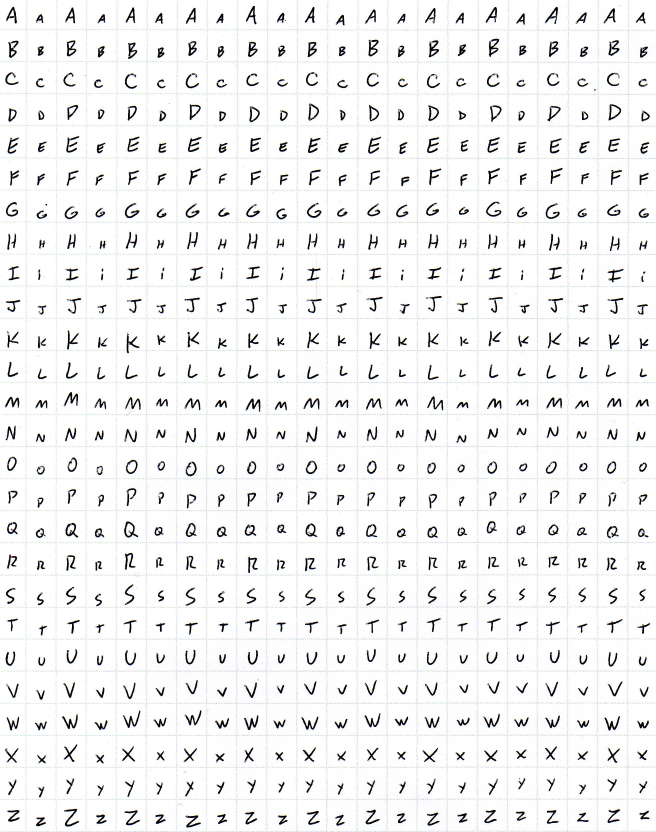
#> input picture caracteres.jpg, 1967 x 2496 px (shown at 1/3 size)
$ jupyter execute --allow-errors 'Projeto PDI - Marcelo Pena.ipynb'
#> lines starting #> are read from the running program, lines starting #| are printed output that depends on the picture; after the words box and inside, x2 and y2 are one past the last pixel; in counts of white or black regions, pixels touching at a corner belong together
## PROJETO DE PROCESSAMENTO DIGITAL DE IMAGENS

### Estudante: Marcelo de Souza Pena - RA: 11039314
### Professor: Francisco Zampirolli

Reconhecimento de caracteres utilizando processamento de imagens digitais e aprendizado de máquina com a biblioteca cv2.

[cell 1]
import cv2
import matplotlib.pyplot as plt
import numpy as np

[cell 2]
def showfig(image, ucmap):
    imgplot=plt.imshow(image, ucmap)

[cell 3]
img = cv2.imread("caracteres.jpg")
#> img is the input picture: shape (2496, 1967, 3); mean B, G, R 241.8, 241.6, 241.3
print(img.shape)
#| (2496, 1967, 3)
plt.figure(figsize = (10,10))
showfig(img, "gray")

[cell 4]
gray = cv2.cvtColor(src = img, code = cv2.COLOR_BGR2GRAY)
blur = cv2.GaussianBlur(src = gray, ksize = (5,5), sigmaX = 0)
plt.figure(figsize = (10,10))
showfig(blur, "gray")

[cell 5]
ret,th = cv2.threshold(blur,0,255,cv2.THRESH_BINARY+cv2.THRESH_OTSU)
#> th: shape (2496, 1967); 95.1% white; 619 black regions (13 under 20 px), largest, box (x1, y1, x2, y2) and area: (1466, 116, 1497, 170) 789, (1105, 119, 1136, 169) 789, (1286, 121, 1317, 172) 781
#> ret = 156
th = 255 - th
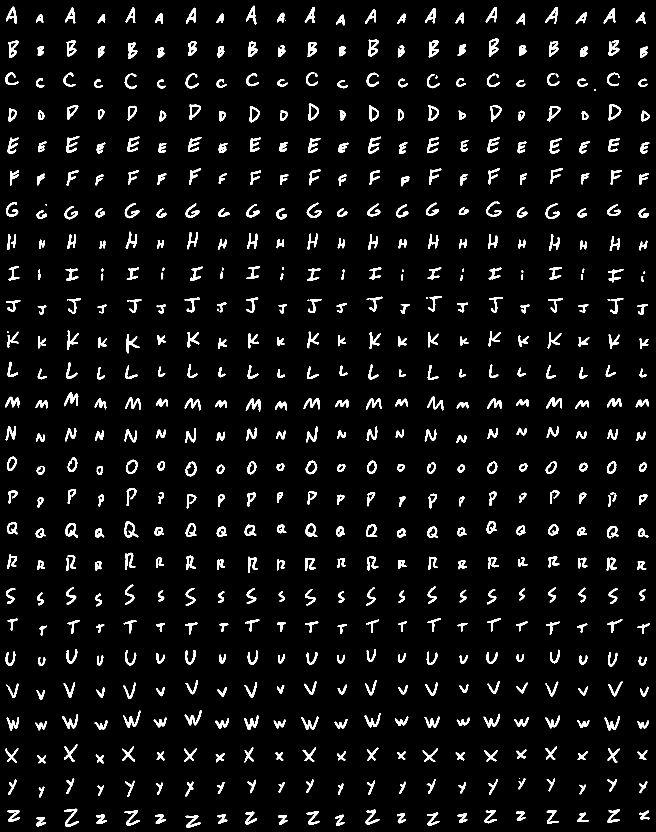
#> th: shape (2496, 1967) (shown at 1/3 size); 4.9% white; 619 white regions (13 under 20 px), largest, box (x1, y1, x2, y2) and area: (1466, 116, 1497, 170) 789, (1105, 119, 1136, 169) 789, (1286, 121, 1317, 172) 781
plt.figure(figsize=(10,10))
showfig(th,"gray")

# As linhas de grade finalmente foram embora

[cell 6]
print(th.shape)
#| (2496, 1967)

[cell 7]
rsz_th = th[:,4:1962]
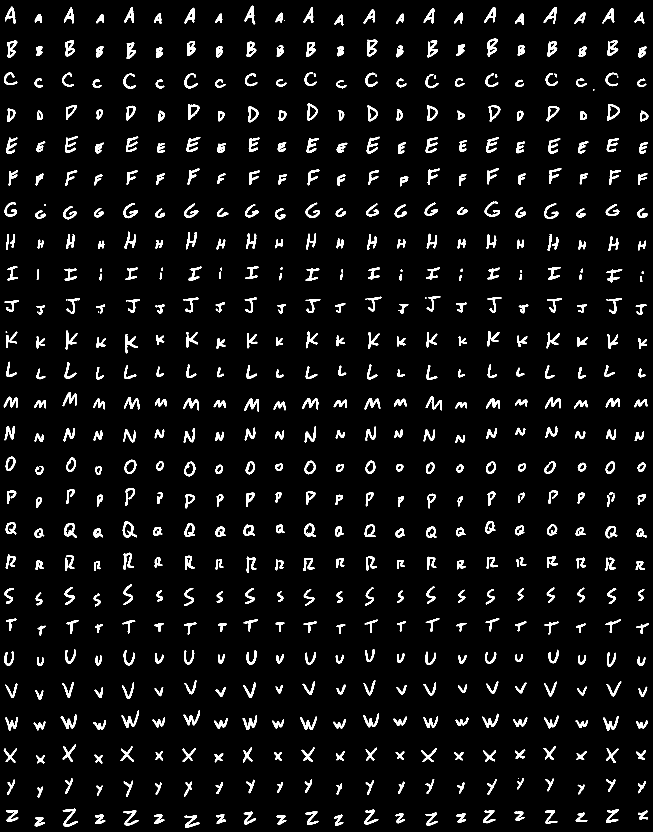
#> rsz_th: shape (2496, 1958) (shown at 1/3 size); 4.9% white; 619 white regions (13 under 20 px)
print(rsz_th.shape)
#| (2496, 1958)
cells = [np.hsplit(row,22) for row in np.vsplit(rsz_th,26)]
#> cells = 26 items

[cell 8]
# visualizando algumas letras

x = np.array(cells)

plt.figure(figsize=(1,1))
showfig(x[0,0,:,:],"gray") # primeiro caractere
plt.figure(figsize=(1,1))
showfig(x[25,21,:,:],"gray") # último caractere
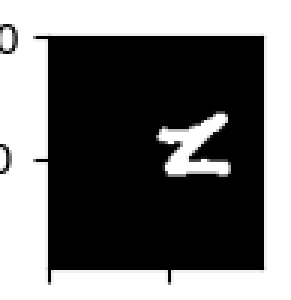
#> figure drawn by matplotlib, 1 panel

[cell 9]
print("x shape = ", x.shape)
#| x shape =  (26, 22, 96, 89)
x_reshaped = x.reshape(572,96,89)
print("x_reshaped shape =", x_reshaped.shape)
#| x_reshaped shape = (572, 96, 89)
showfig(x_reshaped[26,:,:],"gray")
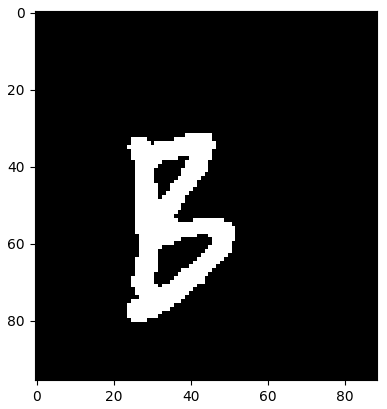
#> figure drawn by matplotlib, 1 panel

[cell 10]
keys_caps = [i for i in range(65,91)]
keys_lower = [i for i in range(97,123)]

keys = keys_caps+keys_lower

#for key in keys:
#    print(chr(key))

[cell 11]
img2 = cv2.resize(img, (int(th.shape[0]/3), int(th.shape[1]/3)))
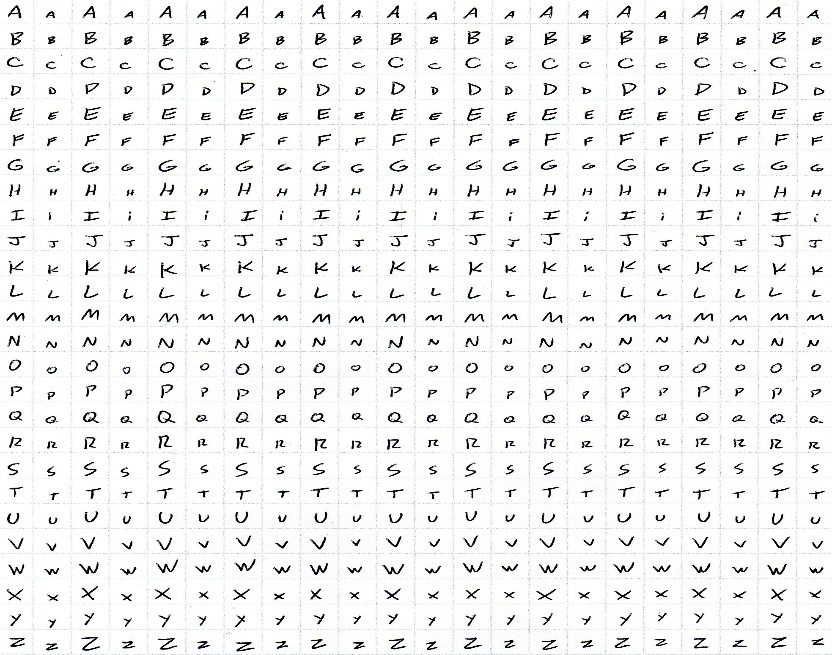
#> img2: shape (655, 832, 3); mean B, G, R 241.8, 241.6, 241.3
th2 = cv2.resize(th, (int(th.shape[0]/3), int(th.shape[1]/3)))
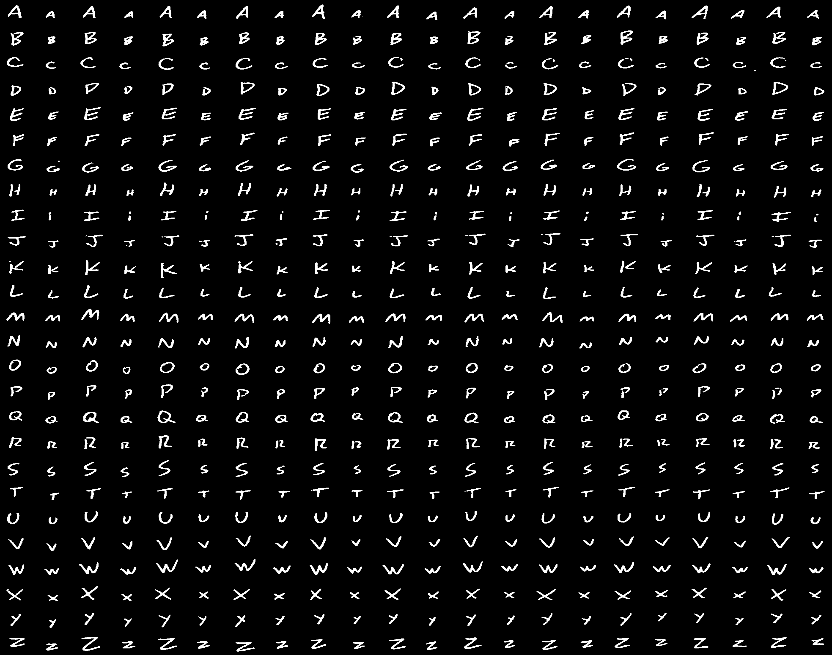
#> th2: shape (655, 832); min 0, max 255, mean 12.5

[cell 12]
keys_a = ['A','B','C','D','E','F','G','H','I','J','K','L','M','N','O','P','Q','R','S','T','U','V','W','X','Y','Z',
          'a','b','c','d','e','f','g','h','i','j','k','l','m','n','o','p','q','r','s','t','u','v','w','x','y','z']

dict_lton = {}
dict_ntol = {}

for i in range (len(keys)):
    dict_lton[keys_a[i]] = keys[i]
    dict_ntol[keys[i]] = keys_a[i]

[cell 13]
print(dict_ntol)
key = 65
if key in dict_ntol.keys():
        print(dict_ntol[key])

[cell 14]
#testando os valores de cada tecla para ter certeza

key = 65
while (key != 27):
    cv2.imshow('train',img2)
    key = cv2.waitKey()
#> (key Esc is pressed here)
    if key in dict_ntol.keys():
        print(key,"=",dict_ntol[key])
    else:
        print(key)
cv2.destroyAllWindows()

**Treinamento manual**

[cell 15]
contours,hierarchy = cv2.findContours(th2,cv2.RETR_LIST,cv2.CHAIN_APPROX_SIMPLE)
#> contours = 800 contours, 234 with area under 20; largest, box (x1, y1, x2, y2) and area: (772, 82, 789, 95) 129, (157, 410, 176, 423) 124, (391, 81, 405, 95) 117, (160, 362, 175, 373) 114, (235, 363, 250, 375) 112

samples =  np.empty((0,100),np.float32)
responses = []
img3 = img2.copy()

for cnt in contours:
    if cv2.contourArea(cnt)>15:
        [x,y,w,h] = cv2.boundingRect(cnt)

        if  h>1 or w>1:

            # Com essa linha só aparece o último retângulo
            #img3 = img2.copy()

            cv2.rectangle(img3,(x,y),(x+w,y+h),(0,0,255),2)
            roi = th2[y:y+h,x:x+w]
            roismall = cv2.resize(roi,(10,10))
            cv2.imshow('train',img3)
            key = cv2.waitKey()

            if key == 27:  # (esc to quit)
                break
            elif key in keys:
                responses.append(key)
                sample = roismall.reshape((1,100))
                samples = np.append(samples,sample,0)
            cv2.rectangle(img3,(x,y),(x+w,y+h),(255,0,0),2)
#> this loop made 7 passes; (key Esc is pressed on pass 7)
#> (x, y, w, h) on pass 7: (45, 643, 13, 8)
#> cnt on passes 2 to 6: [[127, 646], [128, 645], [129, 646], [128, 647]], [[360, 645], [361, 644], [362, 645], [361, 646]], [[282, 645], [283, 644], [284, 645], [283, 646]], [[203, 645], [204, 644], [205, 645], [204, 646]], [[127, 643], [128, 642], [129, 643], [128, 644]]
#> img3: shape (655, 832, 3); 0.02% of pixels changed, all inside (x1, y1, x2, y2) = (44, 642, 60, 653)
#> after the loop, responses = []

responses = np.array(responses,np.float32)
#> responses = empty array
responses = responses.reshape((responses.size,1))
print ("training complete")

np.savetxt('train_samples.data',samples)
print ("save 1")
np.savetxt('train_responses.data',responses)
print ("save 2")
cv2.destroyAllWindows()

Alguns caracteres não foram pegos, mesmo diminuindo bastante os valores de contorno e de altura/largura mínimos.

[cell 16]
plt.figure(figsize=(10,10))
showfig(img3,"gray")

#> (a cell that did not finish here is left out)

[cell 18]
print(samples.shape)

[cell 19]
model = cv2.ml.KNearest_create()
#> (the rest of this cell did not finish here and is left out)

A imagem texto1.jpg tem é de uma folha de caderno e as linhas atrapalham demais, então tive que fazer outra em sulfite.

[cell 20]
img = cv2.imread('texto2.jpg')
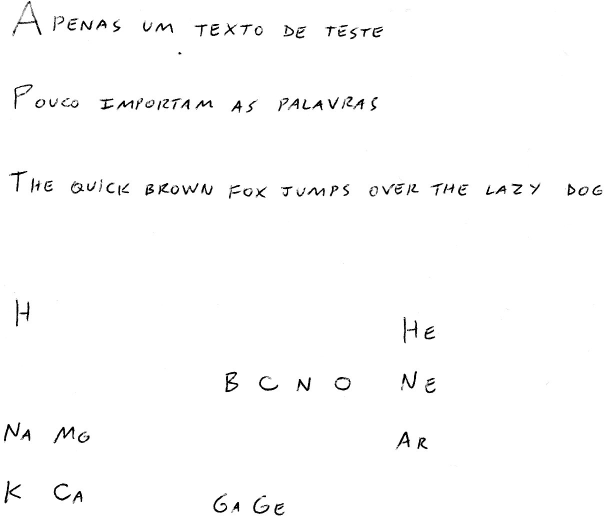
#> input picture texto2.jpg, 1224 x 1050 px (shown at 1/2 size)
#> img is the input picture: shape (1050, 1224, 3); min 0, max 255, mean 251.5
gray = cv2.cvtColor(img,cv2.COLOR_BGR2GRAY)
#> gray: shape (1050, 1224)
blur = cv2.GaussianBlur(gray,ksize=(5,5),sigmaX=0)
#> blur: shape (1050, 1224)
th = cv2.adaptiveThreshold(blur,255,1,1,11,2)
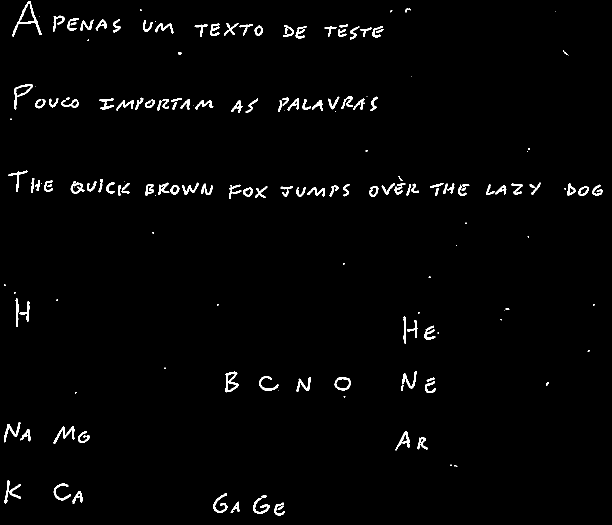
#> th: shape (1050, 1224) (shown at 1/2 size); 1.7% white; 177 white regions (48 under 20 px)
out = np.zeros(img.shape,np.float32)

img2 = cv2.resize(img, (int(th.shape[0]/2), int(th.shape[1]/2)))
#> img2: shape (612, 525, 3)
th2 = cv2.resize(th, (int(th.shape[0]/2), int(th.shape[1]/2)))
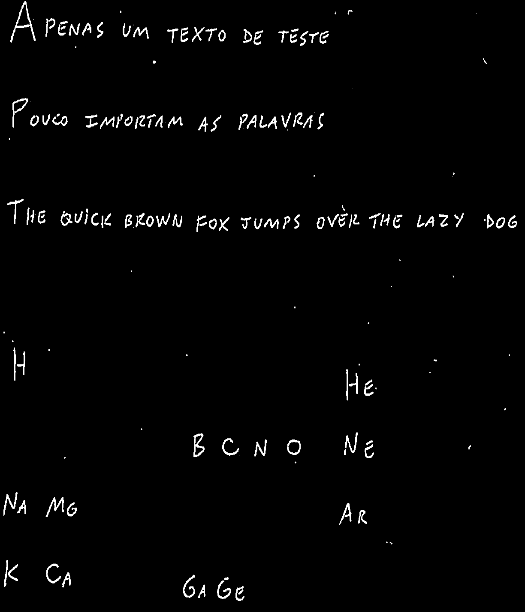
#> th2: shape (612, 525); min 0, max 255, mean 4.4

showfig(th2,"gray")
print(th2.shape)
#| (612, 525)

**Classificando os caracteres da imagem de teste**

[cell 21]
test_samples =  np.empty((0,100),np.float32)
test_responses = []
img3 = img2.copy()

[cell 22]
contours,hierarchy = cv2.findContours(th2,cv2.RETR_LIST,cv2.CHAIN_APPROX_SIMPLE)
#> contours = 200 contours, 87 with area under 20; largest, box (x1, y1, x2, y2) and area: (10, 1, 36, 43) 282, (287, 439, 301, 456) 167, (193, 433, 205, 458) 166, (12, 98, 29, 128) 160, (16, 4, 30, 26) 142

test_samples =  np.empty((0,100),np.float32)
test_responses = []
img3 = img2.copy()

for cnt in contours:
    if cv2.contourArea(cnt)>15:
        [x,y,w,h] = cv2.boundingRect(cnt)

        if  h>1 or w>1:

            cv2.rectangle(img3,(x,y),(x+w,y+h),(0,0,255),2)
            roi = th2[y:y+h,x:x+w]
            roismall = cv2.resize(roi,(10,10))

            cv2.imshow('train test',img3)
            key = cv2.waitKey()

            if key == 27:  # (esc to quit)
                break
            elif key in keys:
                test_responses.append(key)
                sample = roismall.reshape((1,100))
                roismall = np.float32(roismall)
                test_samples = np.append(test_samples,sample,0)
            cv2.rectangle(img3,(x,y),(x+w,y+h),(255,0,0),2)
#> this loop made 4 passes; (key Esc is pressed on pass 4)
#> (x, y, w, h) on pass 4: (235, 585, 10, 16)
#> cnt on passes 2 to 3: [[202, 590], [203, 589], [204, 590], [203, 591]], [[240, 589], [241, 588], [242, 589], [241, 590]]
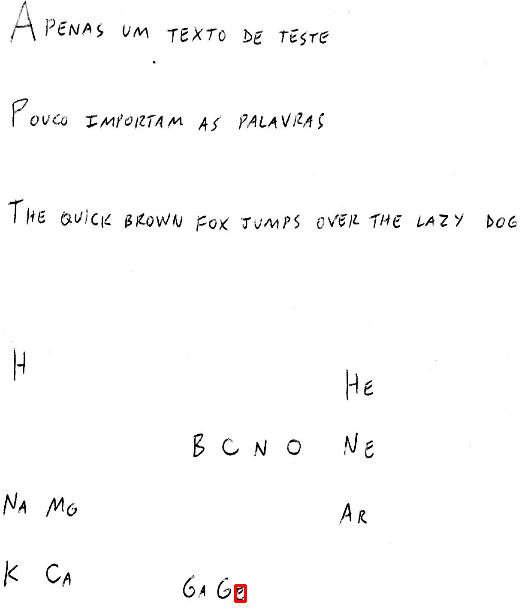
#> img3: shape (612, 525, 3); mean B, G, R 251.4, 251.4, 251.5
#> after the loop, test_responses = []

print ("test complete")
np.savetxt('test_samples.data',test_samples)
print ("save 1")
np.savetxt('test_responses.data',test_responses)
print ("save 2")
cv2.destroyAllWindows()

[cell 23]
plt.figure(figsize=(10,10))
showfig(img3,"gray")

[cell 24]
print(test_responses)
print(len(test_responses))
#| 0

**Teste**

[cell 25]
contours,hierarchy = cv2.findContours(th2,cv2.RETR_LIST,cv2.CHAIN_APPROX_SIMPLE)
#string = ''
test_class = []

#> (the rest of this cell did not finish here and is left out)

**Visualizando a imagem gerada pela classificação do KNN**

[cell 26]
plt.figure(figsize=(30,30))
showfig(out,"gray")
#> out: shape (1050, 1224, 3) float32; every value is 0

[cell 27]
# Classificados pelo KNN
print(test_class)
print(len(test_class))

train_class = []
for i in range (len(test_responses)):
    train_class.append(dict_ntol[test_responses[i]])
#> this loop made 0 passes
#> after the loop, train_class = []

# Classificados manualmente
print(train_class)
print(len(train_class))
#| 0

**Acurácia do modelo**

[cell 28]
from sklearn.metrics import accuracy_score
accuracy_score(train_class, test_class)
#> Out = nan
